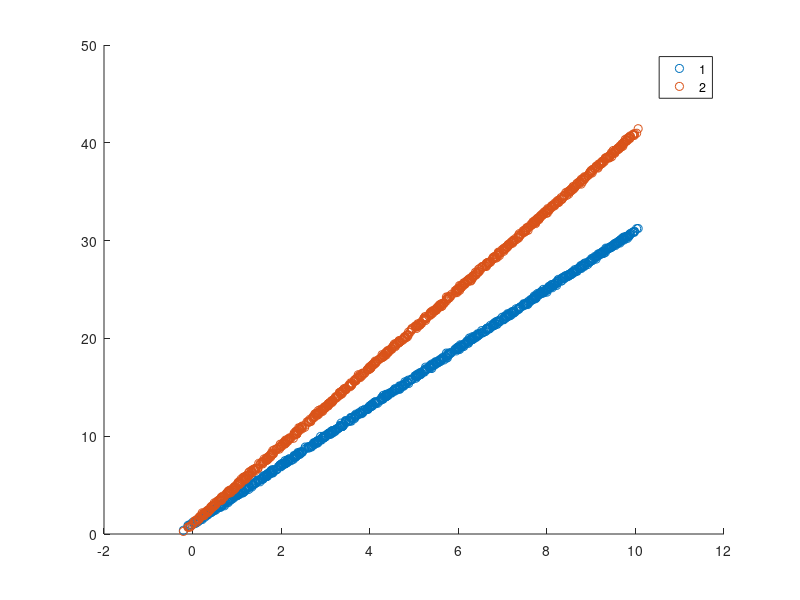

Here is the MATLAB script that generated this plot: (Note: this script raises an error after producing the figure.)
% test classification using DLS on linear simulated data

nn = 1000;
xx = linspace(0,10,nn)'; 
Xall = [xx + randn(nn,1)*0.1, ones(nn,1)];

parm1 = [3;1]; %m, b
parm2 = [4;1];

Y1 = Xall * parm1 + randn(nn,1)*0.1;
Y2 = Xall * parm2 + randn(nn,1)*0.1;

X = [Xall; Xall];
Y = [Y1; Y2];
Labels = [ones(nn,1)*1; ones(nn,1)*2];

figure
gscatter(X(:,1),Y(:,1),Labels)


lmd = 0.4
tic
Parameters = DLS_Train(X, Y, Labels, 0.4)
toc

%% now lets classify

figure
for cc = 1:2
   xtemp = X(Labels == cc,:);
   ytemp = Y(Labels == cc,:);
   [ClassEst{cc}, ClassEstCum{cc}, Confidence{cc}] = DLS_Online(xtemp, ytemp, Parameters);

    
    gscatter(xtemp(:,1),ytemp,ClassEstCum{cc})
    hold on
end
hold off

figure
cc = 1;
plot(Confidence{cc}(:,1),'c')
hold on
plot(Confidence{cc}(:,2),'r')
hold off

%% load up linear data (start with kappa = 1.1)

load LinearData11.mat

%% grab all data for plots

coluse = [1,2,3];
ycol = 4;
mapping = [1,2];

XData = [];
YData = [];
Labels = [];


for cc = 1:length(SegmentData.Class)
    for ii = 1:length(SegmentData.Class{cc}.Iteration)
        [ns,nc] = size(SegmentData.Class{cc}.Iteration{ii});

        Labels = [Labels; ones(ns,1)*mapping(cc)];
        XData = [XData; SegmentData.Class{cc}.Iteration{ii}(:,coluse)];
        YData = [YData; SegmentData.Class{cc}.Iteration{ii}(:,ycol)];
    end
end


%% train time
tic
for t = 1:100
    params = DLS_Train(XData, YData, Labels, 0.1);
end
toc

%% online time
XDataOn = XData(1:1000,:);
YDataOn = YData(1:1000,:);
tic
for t = 1:100
    [cesttemp, cestcumtemp, conftemp, stemp] = DLS_Online(XDataOn, YDataOn, params);
end
toc

%% perform leave one out

fsize = 14;

% get data
classes = length(SegmentData.Class);
runs = length(SegmentData.Class{1}.Iteration );

%state and input columns
statecol = [1,2,3];
ycol = 4;

%store the classifications
ClassificationAll = [];
ClassificationTimeAll = [];
ConvergenceTime = [];
LambdaUsedAll = [];
ScoreAll = [];

%we also want to check which lambda is the best
LambdaAcc = [];
LambdaList = 0:0.1:1;

%leave one out epoch
for oo = 1:runs
    
    fprintf('Epoch %d of %d \n',oo,runs)
    
    %clear our matrices
    Xtrain = [];
    Ytrain = [];
    Labelstrain = [];
    Xtest = [];
    Ytest = [];
    Labelstest = [];
    Ptrain = []; %parameters

    %build up train and test data for this epoch
    for cc = 1:classes
        for ii = 1:runs
            %number of points in this iteration
            [ns,nc] = size(SegmentData.Class{cc}.Iteration{ii});
            
            if(ii == oo)
                %left out data
                Xtest = [Xtest; SegmentData.Class{cc}.Iteration{ii}(:,statecol)];
                Ytest = [Ytest; SegmentData.Class{cc}.Iteration{ii}(:,ycol)];
                Labelstest = [Labelstest; ones(ns,1)*cc ];
            else
                %training data
                Xtrain = [Xtrain; SegmentData.Class{cc}.Iteration{ii}(:,statecol)];
                Ytrain = [Ytrain; SegmentData.Class{cc}.Iteration{ii}(:,ycol)];
                Labelstrain = [Labelstrain; ones(ns,1)*cc ];
            end
        end
    end
    
    %figure out lambda
    %lambdatest = 0; %for now
    bestAcc = 0;
    ClassAllBest= [];
    ClassTimeBest = [];
    ConvTimeBest= [];
    ScoreBest = [];
    LambdaBest = 0;
    
    lid = 1;
    for lambdatest = LambdaList
    
        %now we train for this epoch
        Ptrain = DLS_Train(Xtrain, Ytrain, Labelstrain, lambdatest);

        %store classification
        ClassAllTemp = [];
        ClassTimeTemp = [];
        ConvTimeTemp = [];
        STimeTemp = [];
        
        %now we classify with test data
        for cc = 1:classes
            %grab one classes data
           xtemp = Xtest(Labelstest == cc,:);
           ytemp = Ytest(Labelstest == cc,:);
           labeltrue = ones(length(ytemp),1)*cc;

           %try classifying
           [cesttemp, cestcumtemp, conftemp, stemp] = DLS_Online(xtemp, ytemp, Ptrain);

           %find where the last time it changed classification was
           convtime = find(cestcumtemp ~= cestcumtemp(end),1,'last') /length(cestcumtemp);
           
           %store it temporarily
           ClassAllTemp = [ClassAllTemp; cc, cesttemp];
           ClassTimeTemp = [ClassTimeTemp; labeltrue, cestcumtemp];
           ConvTimeTemp = [ConvTimeTemp; convtime];
           STimeTemp = [STimeTemp; stemp];
        end
        
        %check if this lambda is best
        corrtemp = ClassTimeTemp(:,1) == ClassTimeTemp(:,2);
        acctemp = mean(corrtemp);
        %store it if its best
        if(acctemp > bestAcc)
           bestAcc = acctemp;
           ClassAllBest = ClassAllTemp;
           ClassTimeBest = ClassTimeTemp;
           ConvTimeBest = ConvTimeTemp;
           LambdaBest = lambdatest;
           ScoreBest =  STimeTemp;
        end
        
        %stash accuracy vs lambda for kicks
        LambdaAcc(oo,lid) = acctemp;
        lid = lid + 1;
    end
    
    %stash it
    ClassificationAll = [ClassificationAll; ClassAllBest ];
    ClassificationTimeAll = [ClassificationTimeAll; ClassTimeBest];
    ConvergenceTime = [ConvergenceTime; ConvTimeBest];
    LambdaUsedAll = [LambdaUsedAll; LambdaBest];
    ScoreAll = [ ScoreAll; ScoreBest];
end

avgconvtime = mean(ConvergenceTime)

corrtime = ClassificationTimeAll(:,1) == ClassificationTimeAll(:,2);
acctime = mean(corrtime)
corr = ClassificationAll(:,1) == ClassificationAll(:,2);
acc = mean(corr)

%kappa=1.1 gets 92.9% time, 100%overall classification, 12 % convergence
%time
%kappa=1.2 gets 100% classification

meanacck11 = mean(LambdaAcc);
% meanacck12 = mean(LambdaAcc);

%% Scores for correct and incorrect classifications

incorrectScores = abs(ScoreAll(ClassificationTimeAll(:,1) ~= ClassificationTimeAll(:,2) ));
correctScores = abs(ScoreAll(ClassificationTimeAll(:,1) == ClassificationTimeAll(:,2) ));
C = [ones(length(incorrectScores),1)*1; ones(length(correctScores),1)*2] ;

mean(incorrectScores)
std(incorrectScores)
mean(correctScores)
std(correctScores)

figure
boxplot([incorrectScores; correctScores],C,'notch','on','labels',{'Incorrect','Correct'})
xlabel('Classification','FontSize',fsize)
ylabel('Weight \alpha','FontSize',fsize)
set(findobj(gca,'Type','text'),'FontSize',fsize)

%% now we want to plot lambda vs accuracy for both kappas
%have to run previous cells twice and save accs for this to work

figure
plot(LambdaList,meanacck11*100,'c-o','LineWidth',3)
hold on
plot(LambdaList,meanacck12*100,'g-x','LineWidth',3)
hold off
xlabel('\lambda','FontSize',fsize)
ylabel('% Correct Classification','FontSize',fsize)
h_legend=legend('\kappa = 1.1', '\kappa = 1.2');
set(h_legend,'FontSize',fsize);
ylim([0,100])



save('lambdaaccslinear.mat','meanacck11','meanacck12')


%% For replotting

load 'lambdaaccslinear.mat'
LambdaList = 0:0.1:1;
fsize = 14;

figure
plot(LambdaList,meanacck11*100,'c-o','LineWidth',3)
hold on
plot(LambdaList,meanacck12*100,'g-x','LineWidth',3)
hold off
xlabel('\lambda','FontSize',fsize)
ylabel('% Correct Classification','FontSize',fsize)
h_legend=legend('\kappa = 1.1', '\kappa = 1.2');
set(h_legend,'FontSize',fsize);
ylim([0,100])






